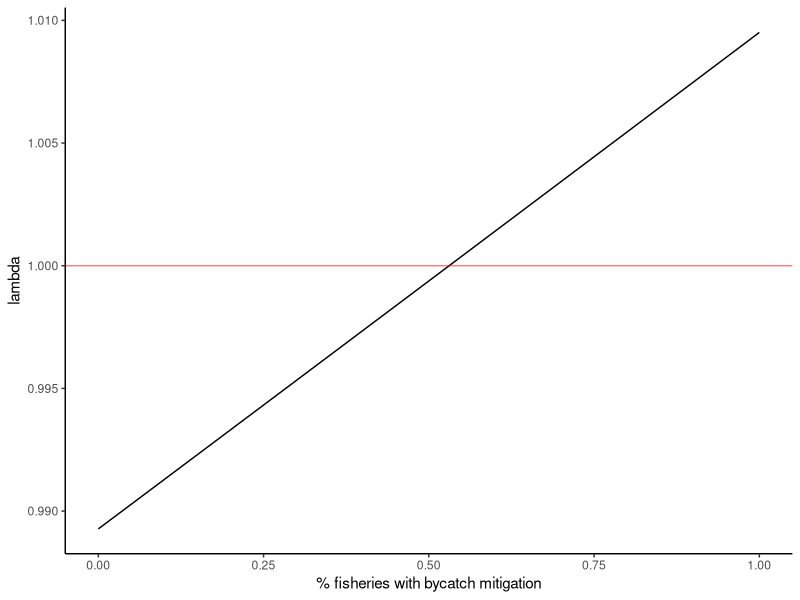
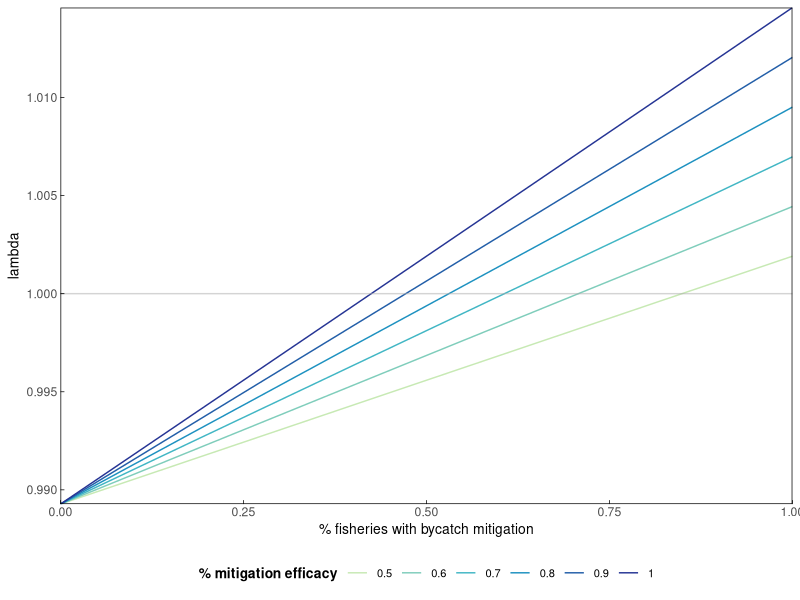
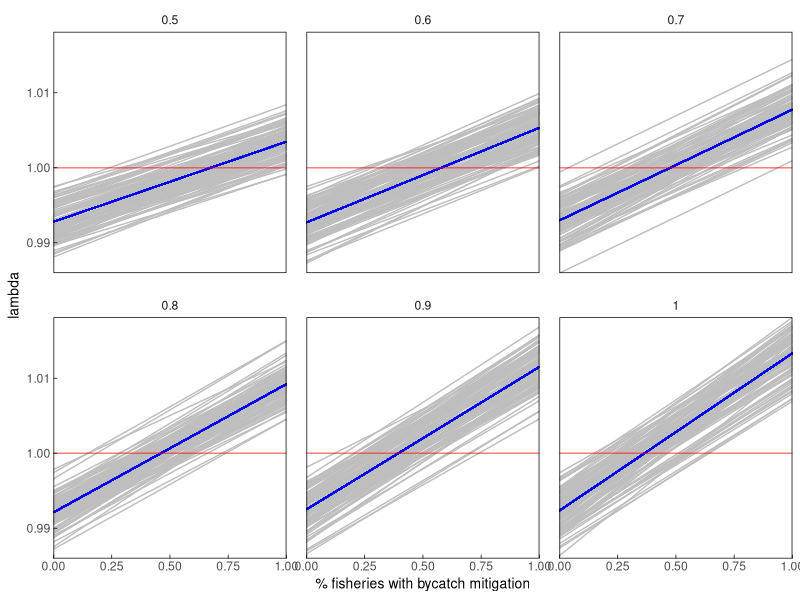

The R script that drew these images, in order:
## ---- chunk 1
library(here)
library(tidyverse)
library(RColorBrewer)

#set up various plotting themes
themeo <-theme_classic()+
  theme(strip.background = element_blank(),
        panel.grid.major = element_line(colour = "transparent"), 
        panel.grid.minor = element_line(colour = "transparent"),
        axis.line = element_blank(),
        axis.title = element_text(color = "black", size = 10),
          axis.ticks.length=unit(-0.1, "cm"),
        axis.ticks = element_line(color = "black", size = .25),
        axis.ticks.x = element_line(color = "black"),
        axis.ticks.y = element_line(color = "black"),
        panel.border = element_rect(colour = "black", fill=NA, size=.5),
        panel.spacing = unit(1, "lines"),
        legend.position = "bottom",
        legend.title = element_text(colour = "black", size = 10, face = "bold"),
        legend.text = element_text(color = "black", size =8)) #default legend position
## ---- chunk 2
#survival rates - drawn from Weimerskirch 1998
s_c <- 0.64 #chick+ fledgling survival year 0-1
s_cc <- 0.7244736
s_j <- 0.85 #juvenile survival year 1-3
s_i <- 0.92 #immature survival year 3-7
s_s <- 0.94 #subadult survival year 7-10
s_a <- 0.94 #adult survival year 10+
#males show senescence but femailes don't, so not including it here, though perhaps I should since it impacts breeding success?

#fecundity building blocks
#breeding success - drawn from Weimerskirch 1998 &Rackete 2021
bs_a <- 0.76 #adult breeding success

#breeding probability (biennial breeders) - adult rate drawn from Rackete 2021, subadult downscaled slightly from that
bp_a <- 0.45 #adult breeding probablity (biennial breeding, most breeding by age 10)

c <- 0.5# # of female chicks per year

#fecundity 
f_a <- bs_a*bp_a*c
## ---- chunk 3
#set up age-based matrix based on vital rates
#Age classes (years)  0-1            1-2    2-3    3-4    4-5    5-6    6-7    7-8        8-9        9-10       10+        
m <- matrix(data = c( 0,             0,    0,      0,     0,     0,     0,     0,         0,         0,        s_a*f_a, #0-1
                      s_cc*(s_a^2),  0,    0,      0,     0,     0,     0,     0,         0,         0,         0,       #1-2
                      0,             s_j,  0,      0,     0,     0,     0,     0,         0,         0,         0,       #2-3
                      0,             0,    s_j,    0,     0,     0,     0,     0,         0,         0,         0,       #3-4
                      0,             0,    0,      s_i,   0,     0,     0,     0,         0,         0,         0,       #4-5
                      0,             0,    0,      0,     s_i,   0,     0,     0,         0,         0,         0,       #5-6
                      0,             0,    0,      0,     0,     s_i,   0,     0,         0,         0,         0,       #6-7
                      0,             0,    0,      0,     0,     0,     s_i,   0,         0,         0,         0,       #7-8
                      0,             0,    0,      0,     0,     0,     0,     s_s,       0,         0,         0,       #8-9
                      0,             0,    0,      0,     0,     0,     0,     0,         s_s,       0,         0,       #9-10
                      0,             0,    0,      0,     0,     0,     0,     0,         0,         s_s,       s_a),    #10+
                   nrow = 11, byrow = TRUE) 
m
## ---- chunk 4
#deterministic growth rate (lambda)
#extract eigenvalues and lambda from the matrix 
m_eig <- eigen(m)
lambda <- as.numeric(m_eig$values[1])
lambda # this matches the ideal population growth rate in the table

#Stable state distribution
#extract and scale the right eigenvector 
SSD <- round(as.numeric(m_eig$vectors[,1]/sum(m_eig$vectors[,1])),3)
SSD

#extract reproductive values
RV <- as.numeric(eigen(t(m))$vectors[,1]/eigen(t(m))$vectors[1,1])
RV
## ---- chunk 5
#bycatch mortality rates
# ~25 - 35% of mortality has been attributed to bycatch (Cleeland et al 2021), 
# so I calculated the baseline mortality and divided by 4 (testing 33% now - /3)
m_j <- (1-s_j)/3
m_i <- (1-s_i)/3
m_s <- (1-s_s)/3
m_a <- (1-s_a)/3

mitigation_eff <- 0.8
## ---- chunk 6
bycatch_reductions <- data.frame(reduction = seq(0, 1, by =0.01),
                        lambda = NA)

for(i in 1:nrow(bycatch_reductions)){
  
  n_s_j <- 1-((m_j*(1-(mitigation_eff*bycatch_reductions$reduction[i])))+(m_j*2))
  n_s_i <- 1-((m_i*(1-(mitigation_eff*bycatch_reductions$reduction[i])))+(m_i*2))
  n_s_s <- 1-((m_s*(1-(mitigation_eff*bycatch_reductions$reduction[i])))+(m_s*2))
  n_s_a <- 1-((m_a*(1-(mitigation_eff*bycatch_reductions$reduction[i])))+(m_s*2))
  
  #Age classes (years)    0-1            1-2     2-3     3-4     4-5    5-6    6-7    7-8          8-9          9-10         10+        
  n_m <- matrix(data = c( 0,             0,      0,      0,      0,     0,     0,     0,           0,           0,           n_s_a*f_a, #0-1
                         s_cc*(n_s_a^2), 0,      0,      0,      0,     0,     0,     0,           0,           0,           0,         #1-2
                          0,             n_s_j,  0,      0,      0,     0,     0,     0,           0,           0,           0,         #2-3
                          0,             0,      n_s_j,  0,      0,     0,     0,     0,           0,           0,           0,         #3-4
                          0,             0,      0,      n_s_i,  0,     0,     0,     0,           0,           0,           0,         #4-5
                          0,             0,      0,      0,      n_s_i, 0,     0,     0,           0,           0,           0,         #5-6
                          0,             0,      0,      0,      0,     n_s_i, 0,     0,           0,           0,           0,         #6-7
                          0,             0,      0,      0,      0,     0,     n_s_i, 0,           0,           0,           0,         #7-8
                          0,             0,      0,      0,      0,     0,     0,     n_s_s,       0,           0,           0,         #8-9
                          0,             0,      0,      0,      0,     0,     0,     0,           n_s_s,       0,           0,         #9-10
                          0,             0,      0,      0,      0,     0,     0,     0,           0,           n_s_s,       n_s_a),    #10+
                   nrow = 11, byrow = TRUE) 
  
  
  #extract eigenvalues and lambda from the matrix 
  n_m_eig <- eigen(n_m)
  lambda_n <- as.numeric(n_m_eig$values[1])
  bycatch_reductions$lambda[i] <- lambda_n # this matches the ideal population growth rate in the table

}
## ---- chunk 7
ggplot(bycatch_reductions)+
  geom_line(aes(x=reduction, y=as.numeric(lambda)))+
  geom_hline(aes(yintercept = 1), color = "red", alpha =0.5)+ 
  # geom_vline(aes(xintercept = 0.66), color = "red", alpha =0.5)+
  #  geom_vline(aes(xintercept = 0.33), color = "red", alpha =0.5)+
  labs(x="% fisheries with bycatch mitigation", y="lambda")+
  theme_classic()
## ---- chunk 8
bycatch_reductions2 <- seq(0, 1, by =0.01)
# mitigation_eff_range <- seq(0.45,0.95, by  = 0.01)
mitigation_eff_range <- seq(0.5,1, by  = 0.1)
output <- matrix(nrow = length(bycatch_reductions2), ncol = length(mitigation_eff_range)) %>% as.data.frame() 

for(k in 1:length(mitigation_eff_range)){
  mit_eff <- mitigation_eff_range[k]
  
  for(i in 1:length(bycatch_reductions2)){
  
  n_s_j <- 1-((m_j*(1-(mit_eff*bycatch_reductions2[i])))+(m_j*2))
  n_s_i <- 1-((m_i*(1-(mit_eff*bycatch_reductions2[i])))+(m_i*2))
  n_s_s <- 1-((m_s*(1-(mit_eff*bycatch_reductions2[i])))+(m_s*2))
  n_s_a <- 1-((m_a*(1-(mit_eff*bycatch_reductions2[i])))+(m_s*2))
  
   #Age classes (years)   0-1            1-2     2-3     3-4     4-5    5-6    6-7    7-8          8-9          9-10         10+        
  n_m <- matrix(data = c( 0,             0,      0,      0,      0,     0,     0,     0,           0,           0,           n_s_a*f_a, #0-1
                         s_cc*(n_s_a^2), 0,      0,      0,      0,     0,     0,     0,           0,           0,           0,         #1-2
                          0,             n_s_j,  0,      0,      0,     0,     0,     0,           0,           0,           0,         #2-3
                          0,             0,      n_s_j,  0,      0,     0,     0,     0,           0,           0,           0,         #3-4
                          0,             0,      0,      n_s_i,  0,     0,     0,     0,           0,           0,           0,         #4-5
                          0,             0,      0,      0,      n_s_i, 0,     0,     0,           0,           0,           0,         #5-6
                          0,             0,      0,      0,      0,     n_s_i, 0,     0,           0,           0,           0,         #6-7
                          0,             0,      0,      0,      0,     0,     n_s_i, 0,           0,           0,           0,         #7-8
                          0,             0,      0,      0,      0,     0,     0,     n_s_s,       0,           0,           0,         #8-9
                          0,             0,      0,      0,      0,     0,     0,     0,           n_s_s,       0,           0,         #9-10
                          0,             0,      0,      0,      0,     0,     0,     0,           0,           n_s_s,       n_s_a),    #10+
                   nrow = 11, byrow = TRUE) 
  
  #extract eigenvalues and lambda from the matrix 
  n_m_eig <- eigen(n_m)
  lambda_n <- as.numeric(n_m_eig$values[1])
  output[i,k] <- lambda_n # this matches the ideal population growth rate in the table

}
}

## ---- chunk 9

# oldnames = c("V1","V2","V3","V4" ,"V5" , "V6" , "V7"  ,"V8" , "V9" , "V10", "V11" ,"V12", "V13" ,"V14" ,"V15" ,"V16" ,"V17" ,"V18" ,"V19" ,"V20" ,"V21" ,"V22" ,"V23", "V24" ,"V25", "V26" ,"V27" ,"V28" ,"V29", "V30" ,"V31" ,"V32", "V33", "V34", "V35" ,"V36", "V37", "V38", "V39" ,"V40" ,"V41" ,"V42" ,"V43", "V44" ,"V45" ,"V46" ,"V47" ,"V48", "V49", "V50" ,"V51")
# newnames = c("0.45", "0.46", "0.47", "0.48", "0.49", "0.50", "0.51" ,"0.52" ,"0.53" ,"0.54" ,"0.55", "0.56" ,"0.57" ,"0.58" ,"0.59" ,"0.60" ,"0.61", "0.62", "0.63" ,"0.64" ,"0.65" ,"0.66" ,"0.67" ,"0.68" ,"0.69" ,"0.70", "0.71" ,"0.72", "0.73", "0.74", "0.75" ,"0.76" ,"0.77" ,"0.78" ,"0.79", "0.80" ,"0.81" ,"0.82" ,"0.83" ,"0.84", "0.85", "0.86", "0.87", "0.88" ,"0.89", "0.90", "0.91" ,"0.92", "0.93", "0.94" ,"0.95")

oldnames = c("V1","V2","V3","V4" ,"V5", "V6")
newnames = c("0.5", "0.6", "0.7", "0.8", "0.9", "1")

output<- output %>% 
  rename_with(~ newnames[which(oldnames == .x)], .cols = oldnames)

output$bycatch_reductions <- bycatch_reductions2

output_l <- output %>% 
  pivot_longer(cols = !bycatch_reductions,names_to = "mit_eff", values_to = "lambda")

output_l$mit_eff <- as.numeric(output_l$mit_eff)
## ---- chunk 10
ggplot(output_l)+
  geom_line(aes(x=bycatch_reductions, y=lambda, group = factor(mit_eff), color = factor(mit_eff)))+
   geom_hline(aes(yintercept = 1), color = "darkgrey", alpha =0.5)+ 
  # geom_vline(aes(xintercept = 0.66), color = "red", alpha =0.5)+
  #  geom_vline(aes(xintercept = 0.33), color = "red", alpha =0.5)+
  labs(x="% fisheries with bycatch mitigation", y="lambda", color = "% mitigation efficacy")+
  themeo+
  guides(colour = guide_legend(nrow = 1))+
  coord_cartesian(expand=FALSE)+
  scale_color_manual(values=c("#c7e9b4", "#7fcdbb", "#41b6c4", "#1d91c0", "#225ea8", "#253494"))
## ---- chunk 11

#set mean, CI for each vital rate, use these to pull VR rates within beta distribution
#s_c2
s_c2mean <-0.64
s_c2upper_CI <- 0.65
s_c2lower_CI <- 0.63
  
s_c2SE <- (s_c2upper_CI - s_c2lower_CI) / 3.92

s_c2var <- s_c2SE^2

s_c2alpha = s_c2mean * ((1 - s_c2mean) / s_c2var - 1 / s_c2mean)
s_c2beta = (1 - s_c2mean) * ((1 -s_c2mean) /s_c2var - 1 / (1 - s_c2mean))

#s_j2
s_j2mean <-0.825
s_j2upper_CI <- 0.85
s_j2lower_CI <- 0.8
  
s_j2SE <- (s_j2upper_CI - s_j2lower_CI) / 3.92

s_j2var <- s_j2SE^2

s_j2alpha = s_j2mean * ((1 - s_j2mean) / s_j2var - 1 / s_j2mean)
s_j2beta = (1 - s_j2mean) * ((1 -s_j2mean) /s_j2var - 1 / (1 - s_j2mean))

# s_i2
 s_i2mean <-0.925
 s_i2upper_CI <- 0.94
 s_i2lower_CI <- 0.91
  
 s_i2SE <- ( s_i2upper_CI -  s_i2lower_CI) / 3.92

 s_i2var <-  s_i2SE^2

 s_i2alpha =  s_i2mean * ((1 -  s_i2mean) /  s_i2var - 1 /  s_i2mean)
 s_i2beta = (1 -  s_i2mean) * ((1 - s_i2mean) / s_i2var - 1 / (1 -  s_i2mean))
 
# s_s2
 s_s2mean <-0.944
 s_s2upper_CI <- 0.95
 s_s2lower_CI <- 0.94
  
 s_s2SE <- ( s_s2upper_CI -  s_s2lower_CI) / 3.92

 s_s2var <-  s_s2SE^2

 s_s2alpha =  s_s2mean * ((1 -  s_s2mean) /  s_s2var - 1 /  s_s2mean)
 s_s2beta = (1 -  s_s2mean) * ((1 - s_s2mean) / s_s2var - 1 / (1 -  s_s2mean))
 
 # s_a2
 s_a2mean <-0.945
 s_a2upper_CI <- 0.95
 s_a2lower_CI <- 0.94
  
 s_a2SE <- ( s_a2upper_CI -  s_a2lower_CI) / 3.92

 s_a2var <-  s_a2SE^2

 s_a2alpha =  s_a2mean * ((1 -  s_a2mean) /  s_a2var - 1 /  s_a2mean)
 s_a2beta = (1 -  s_a2mean) * ((1 - s_a2mean) / s_a2var - 1 / (1 -  s_a2mean))

 
  # bs_a2
 bs_a2mean <-0.74
 bs_a2upper_CI <- 0.8
 bs_a2lower_CI <- 0.68
  
 bs_a2SE <- ( bs_a2upper_CI -  bs_a2lower_CI) / 3.92

 bs_a2var <-  bs_a2SE^2

 bs_a2alpha =  bs_a2mean * ((1 -  bs_a2mean) /  bs_a2var - 1 /  bs_a2mean)
 bs_a2beta = (1 -  bs_a2mean) * ((1 - bs_a2mean) / bs_a2var - 1 / (1 -  bs_a2mean))
 
 
   # bp_a2
 bp_a2mean <-0.55
 bp_a2upper_CI <- 0.7
 bp_a2lower_CI <- 0.4
  
 bp_a2SE <- ( bp_a2upper_CI -  bp_a2lower_CI) / 3.92

 bp_a2var <-  bp_a2SE^2

 bp_a2alpha =  bp_a2mean * ((1 -  bp_a2mean) /  bp_a2var - 1 /  bp_a2mean)
 bp_a2beta = (1 -  bp_a2mean) * ((1 - bp_a2mean) / bp_a2var - 1 / (1 -  bp_a2mean))
## ---- chunk 12
 
 #full_output = matrix(nrow = length(bycatch_reductions2)*length(mitigation_eff_range), ncol = length(sims)) %>% as.data.frame() 
full_output <- vector("list", 6)
bycatch_reductions2 <- seq(0, 1, by =0.01)
mitigation_eff_range <- seq(0.5,1, by  = 0.1)
sims = 1:100



for(k in 1:length(mitigation_eff_range)){
  mit_eff <- mitigation_eff_range[k]
  
  output2 <- matrix(nrow = length(bycatch_reductions2), ncol = length(sims)) %>% as.data.frame() 
  
for(j in 1:length(sims)){
    
    s_c2 <- random_values <- rbeta(n = 1, shape1 = s_c2alpha, shape2 = s_c2beta) #chick+ fledgling survival year 0-1 - 0.64 
    s_j2 <- random_values <- rbeta(n = 1, shape1 = s_j2alpha, shape2 = s_j2beta)#juvenile survival year 1-3 -  0.8 
    s_i2 <- random_values <- rbeta(n = 1, shape1 = s_i2alpha, shape2 = s_i2beta) #immature survival year 3-7 -  0.92
    s_s2 <- random_values <- rbeta(n = 1, shape1 = s_s2alpha, shape2 = s_s2beta) #subadult survival year 7-10 - 0.94
    s_a2 <- random_values <- rbeta(n = 1, shape1 = s_a2alpha, shape2 = s_a2beta) #adult survival year 10+ - 0.94

    bs_a2 <- random_values <- rbeta(n = 1, shape1 = bs_a2alpha, shape2 = bs_a2beta) #adult breeding success - 0.8 
    bp_a2 <- random_values <- rbeta(n = 1, shape1 = bp_a2alpha, shape2 = bp_a2beta)  #adult breeding probablity (biennial breeding, most breeding by age 10) - 0.45
    c2 <- 0.5# # of female chicks per year
    f_a2 <- bs_a*bp_a*c #fecundity
  
    w2 <- sample(seq(0.4,0.5, by =0.01), size=1, replace = TRUE)
    w42 <- 1
    
    which1 <- as.numeric(sample(c(3,4), size=1, replace = TRUE))  #select whether to partition mortality into 3 sections (33% = bycatch) or 4 (25%=bycatch)
    m_j2 <- (1-s_j2)/which1 # divide total mortality by 3 or 4 to get bycatch mortality
    o_m_j2 <- m_j2*(which1-1) #multiply bycatch by 1-(3 or 4) to get non-bycatch mortality

    which2 <- as.numeric(sample(c(3,4), size=1, replace = TRUE))
    m_i2 <- (1-s_i2)/which2
    o_m_i2 <- m_i2*(which2-1)

    which3 <- as.numeric(sample(c(3,4), size=1, replace = TRUE))
    m_s2 <- (1-s_s2)/which3
    o_m_s2 <- m_s2*(which3-1)

    which4 <- as.numeric(sample(c(3,4), size=1, replace = TRUE))
    m_a2 <- (1-s_a2)/which4
    o_m_a2 <- m_a2*(which4-1)
    
    
for(i in 1:length(bycatch_reductions2)){
  
  #calculate new survival rates = 1-(bycatch mortality*(1-efficacy of intervention action * proportion of fishery implementing intervention actions))+mortality remainder)
  n_s_j2 <- 1-((m_j2*(1-(mit_eff*bycatch_reductions2[i])))+(o_m_j2))
  n_s_i2 <- 1-((m_i2*(1-(mit_eff*bycatch_reductions2[i])))+(o_m_i2))
  n_s_s2 <- 1-((m_s2*(1-(mit_eff*bycatch_reductions2[i])))+(o_m_s2))
  n_s_a2 <- 1-((m_a2*(1-(mit_eff*bycatch_reductions2[i])))+(o_m_a2))
  
  #Age classes (years)     0-1              1-2     2-3     3-4     4-5    5-6    6-7    7-8          8-9          9-10         10+        
  n_m2 <- matrix(data = c( 0,               0,      0,      0,      0,     0,     0,     0,           0,           0,           n_s_a2*f_a, #0-1
                           s_cc*(n_s_a2^2), 0,      0,      0,      0,     0,     0,     0,           0,           0,           0,         #1-2
                           0,               n_s_j2, 0,      0,      0,     0,     0,     0,           0,           0,           0,         #2-3
                           0,               0,      n_s_j2, 0,      0,     0,     0,     0,           0,           0,           0,         #3-4
                           0,               0,      0,      n_s_i2, 0,     0,     0,     0,           0,           0,           0,         #4-5
                           0,               0,      0,      0,      n_s_i2,0,     0,     0,           0,           0,           0,         #5-6
                           0,               0,      0,      0,      0,     n_s_i2,0,     0,           0,           0,           0,         #6-7
                           0,               0,      0,      0,      0,     0,     n_s_i2,0,           0,           0,           0,         #7-8
                           0,               0,      0,      0,      0,     0,     0,     n_s_s2,      0,           0,           0,         #8-9
                           0,               0,      0,      0,      0,     0,     0,     0,           n_s_s2,      0,           0,         #9-10
                           0,               0,      0,      0,      0,     0,     0,     0,           0,           n_s_s2,      n_s_a2),    #10+
                   nrow = 11, byrow = TRUE) 
  
  #extract eigenvalues and lambda from the matrix 
  n_m_eig2 <- eigen(n_m2)
  lambda_n2 <- as.numeric(n_m_eig2$values[1])
  output2[i,j] <- lambda_n2 # this matches the ideal population growth rate in the table
  output2 <- as.data.frame(output2)
  output2$mitigation_efficacy <- mit_eff
  output2$bycatch_reduction <- bycatch_reductions2
    
 full_output[[k]] <- output2

}
}
}

full_output[[1]]

# sim_results <- full_output[[1]]
# sim_results$quantile5 <-  apply(sim_results[1:100], 1, quantile, (probs =c(0.05)))
# sim_results$quantile95 <-  apply(sim_results[1:100], 1, quantile, (probs =c(0.95)))
## ---- chunk 13
mitigation_eff_range #0.5 0.6 0.7 0.8 0.9 1.0

mit05_l <- full_output[[1]] %>% 
  pivot_longer(cols = starts_with("V"), names_to = "simrun", values_to = "lambda")
mit06_l <- full_output[[2]] %>% 
  pivot_longer(cols = starts_with("V"), names_to = "simrun", values_to = "lambda")
mit07_l <- full_output[[3]] %>% 
  pivot_longer(cols = starts_with("V"), names_to = "simrun", values_to = "lambda")
mit08_l <- full_output[[4]] %>% 
  pivot_longer(cols = starts_with("V"), names_to = "simrun", values_to = "lambda")
mit09_l <- full_output[[5]] %>% 
  pivot_longer(cols = starts_with("V"), names_to = "simrun", values_to = "lambda")
mit1_l <- full_output[[6]] %>% 
  pivot_longer(cols = starts_with("V"), names_to = "simrun", values_to = "lambda")

fulldat <- rbind(mit05_l,mit06_l,mit07_l,mit08_l,mit09_l,mit1_l)
fulldat$mitsim <- paste(fulldat$mitigation_efficacy, fulldat$simrun)

mit05 <- full_output[[1]] 
mit06 <- full_output[[2]] 
mit07 <- full_output[[3]] 
mit08 <- full_output[[4]] 
mit09 <- full_output[[5]] 
mit1 <- full_output[[6]] 

full_dat_w <- rbind(mit05,mit06,mit07,mit08,mit09,mit1)
full_dat_w$quantile5 <-  apply(full_dat_w[1:100], 1, quantile, (probs =c(0.05)))
full_dat_w$quantile95 <-  apply(full_dat_w[1:100], 1, quantile, (probs =c(0.95)))
full_dat_w$mitsim <- paste(full_dat_w$mitigation_efficacy, full_dat_w$simrun)

## ---- chunk 14

output_l$mitigation_efficacy <- output_l$mit_eff
fulldat <- fulldat %>% group_by(mitigation_efficacy, bycatch_reduction) %>% mutate(mean_lambda = mean(lambda)) %>% ungroup()

ggplot(fulldat)+
  geom_line(aes(x=bycatch_reduction, y=lambda, group = simrun), color = "grey")+
    geom_line(aes(x=bycatch_reduction, y=mean_lambda, group = simrun), color = "blue")+
  #geom_line(data = output_l, aes(x=bycatch_reductions, y=lambda))+
   geom_hline(aes(yintercept = 1), color = "red", alpha =0.5)+ 
  # geom_vline(aes(xintercept = 0.66), color = "red", alpha =0.5)+
  #  geom_vline(aes(xintercept = 0.33), color = "red", alpha =0.5)+
  labs(x="% fisheries with bycatch mitigation", y="lambda")+
  facet_wrap(~mitigation_efficacy)+
  themeo+
  coord_cartesian(expand=FALSE)


## ---- chunk 15
fig2_nowidowing <- ggplot(full_dat_w)+
  geom_line(aes(x=bycatch_reduction, y=quantile5), color = "grey")+
   geom_line(aes(x=bycatch_reduction, y=quantile95), color = "grey")+
     geom_ribbon(aes(x=bycatch_reduction, ymin=quantile5, ymax=quantile95), color = "lightgrey", alpha =0.25)+
   geom_line(data = fulldat, aes(x=bycatch_reduction, y=mean_lambda, group = simrun), color = "blue")+
   # geom_line(data = output_l, aes(x=bycatch_reductions, y=lambda))+
   geom_hline(aes(yintercept = 1), color = "red", alpha =0.5)+ 
  # geom_vline(aes(xintercept = 0.66), color = "red", alpha =0.5)+
  #  geom_vline(aes(xintercept = 0.33), color = "red", alpha =0.5)+
  labs(x="% fisheries with bycatch mitigation", y="lambda")+
  facet_wrap(~mitigation_efficacy)+
  themeo+
  coord_cartesian(expand=FALSE)


 # ggsave(fig2_nowidowing, path ="/Users/sarahbecker/Dropbox/CU_ENVS/Classes/Spring2022/ENVS_5100_QuantConsBiol/project/w_albatross_demo_wd",   file="fig2_nowidowing.png")
## ---- chunk 16
fig2_nowidowingb <- ggplot(full_dat_w)+
  geom_line(aes(x=bycatch_reduction, y=quantile5), color = "grey")+
   geom_line(aes(x=bycatch_reduction, y=quantile95), color = "grey")+
     geom_ribbon(aes(x=bycatch_reduction, ymin=quantile5, ymax=quantile95,color = factor(mitigation_efficacy),fill  = factor(mitigation_efficacy)), alpha =0.25)+
  geom_line(data = fulldat, aes(x=bycatch_reduction, y=mean_lambda, group = simrun), color = "blue")+
   # geom_line(data = output_l, aes(x=bycatch_reductions, y=lambda))+
   geom_hline(aes(yintercept = 1), color = "#525252", alpha =0.5)+ 
  # geom_vline(aes(xintercept = 0.66), color = "red", alpha =0.5)+
  #  geom_vline(aes(xintercept = 0.33), color = "red", alpha =0.5)+
  labs(x="% fisheries with bycatch mitigation", y="lambda", fill = "mitigation efficacy", color = "mitigation efficacy")+
   geom_vline(aes(xintercept = 0.66), color = "#a50f15", alpha =0.5)+
    # geom_vline(aes(xintercept = 0.6), color = "#a50f15", alpha =0.25)+
    # geom_vline(aes(xintercept = 0.72), color = "#a50f15", alpha =0.25)+
  facet_wrap(~mitigation_efficacy, nrow =1)+
  themeo+
  guides(colour = guide_legend(nrow = 1))+
  coord_cartesian(expand=FALSE)+
  scale_x_continuous(breaks = c(0, 0.25, 0.5, 0.75, 1), labels=(c("0", "0.25", "0.5", "0.75", "1")))+
  scale_color_manual(values=c("#c7e9b4", "#7fcdbb", "#41b6c4", "#1d91c0", "#225ea8", "#253494"))+
  scale_fill_manual(values=c("#c7e9b4", "#7fcdbb", "#41b6c4", "#1d91c0", "#225ea8", "#253494"))

# ggsave(fig2_nowidowingb, path ="/Users/sarahbecker/Dropbox/CU_ENVS/Classes/Spring2022/ENVS_5100_QuantConsBiol/project/w_albatross_demo_wd",  file="fig2_nowidowingb.png", width = 14, height = 3.5, units = "in")
## ---- chunk 17
 fig2_nowidowingc <- ggplot(full_dat_w)+
  geom_line(aes(x=bycatch_reduction, y=quantile5), color = "grey")+
   geom_line(aes(x=bycatch_reduction, y=quantile95), color = "grey")+
     geom_ribbon(aes(x=bycatch_reduction, ymin=quantile5, ymax=quantile95,color = factor(mitigation_efficacy),fill  = factor(mitigation_efficacy)), alpha =0.25)+
    #geom_line(data = output_l, aes(x=bycatch_reductions, y=lambda))+
    geom_line(data = fulldat, aes(x=bycatch_reduction, y=mean_lambda, group = simrun), color = "blue")+
   geom_hline(aes(yintercept = 1), color = "#525252", alpha =0.5)+ 
  # geom_vline(aes(xintercept = 0.66), color = "red", alpha =0.5)+
  #  geom_vline(aes(xintercept = 0.33), color = "red", alpha =0.5)+
  labs(x="% fisheries with bycatch mitigation", y="lambda")+
  facet_wrap(~mitigation_efficacy, nrow = 1)+
  themeo+
  guides(colour = guide_legend(nrow = 1))+
  coord_cartesian(expand=FALSE)+
  scale_color_manual(values=c("#c7e9b4", "#7fcdbb", "#41b6c4", "#1d91c0", "#225ea8", "#253494"))+
  scale_fill_manual(values=c("#c7e9b4", "#7fcdbb", "#41b6c4", "#1d91c0", "#225ea8", "#253494"))

# ggsave(fig2_nowidowingc, path ="/Users/sarahbecker/Dropbox/CU_ENVS/Classes/Spring2022/ENVS_5100_QuantConsBiol/project/w_albatross_demo_wd", file="fig2_nowidowingc.png",width = 14, height = 3.5, units = "in")
## ---- chunk 18
 
  fig2_nowidowingd <- ggplot(full_dat_w)+
  geom_line(aes(x=bycatch_reduction, y=quantile5), color = "grey")+
   geom_line(aes(x=bycatch_reduction, y=quantile95), color = "grey")+
     geom_ribbon(aes(x=bycatch_reduction, ymin=quantile5, ymax=quantile95,color = factor(mitigation_efficacy),fill  = factor(mitigation_efficacy)), alpha =0.25)+
  #  geom_line(data = output_l, aes(x=bycatch_reductions, y=lambda))+
      geom_line(data = fulldat, aes(x=bycatch_reduction, y=mean_lambda, group = simrun), color = "blue")+
   geom_hline(aes(yintercept = 1), color = "#525252", alpha =0.5)+ 
  # geom_vline(aes(xintercept = 0.66), color = "red", alpha =0.5)+
  #  geom_vline(aes(xintercept = 0.33), color = "red", alpha =0.5)+
  labs(x="% fisheries with bycatch mitigation", y="lambda", color = "mitigation efficacy")+
    geom_vline(aes(xintercept = 0.33), color = "#a50f15", alpha =0.5)+
  facet_wrap(~mitigation_efficacy, nrow = 1)+
  themeo+
  guides(colour = guide_legend(nrow = 1))+
  coord_cartesian(expand=FALSE)+
  scale_color_manual(values=c("#c7e9b4", "#7fcdbb", "#41b6c4", "#1d91c0", "#225ea8", "#253494"))+
  scale_fill_manual(values=c("#c7e9b4", "#7fcdbb", "#41b6c4", "#1d91c0", "#225ea8", "#253494"))

 #ggsave(fig2_nowidowingd, path ="/Users/sarahbecker/Dropbox/CU_ENVS/Classes/Spring2022/ENVS_5100_QuantConsBiol/project/w_albatross_demo_wd",   file="fig2_nowidowingd.png",width = 14, height = 3.5, units = "in")
## ---- chunk 19
fig1_nowidowing <- ggplot(full_dat_w)+
  #geom_line(aes(x=bycatch_reduction, y=lambda, group = mitsim), color = "grey", alpha =0.25)+
  #  geom_line(aes(x=bycatch_reduction, y=quantile5, group = mitsim, color = factor(mitigation_efficacy)), alpha =0.25)+
  # geom_line(aes(x=bycatch_reduction, y=quantile95, group = mitsim, color = factor(mitigation_efficacy)), alpha =0.25)+
   geom_ribbon(aes(x=bycatch_reduction, ymin=quantile5, ymax=quantile95, color = factor(mitigation_efficacy),fill  = factor(mitigation_efficacy)), alpha =0.25)+
  geom_line(data = bycatch_reductions, aes(x=reduction, y=as.numeric(lambda)))+
  geom_hline(aes(yintercept = 1), color = "#525252")+ 
  labs(x="% fisheries with bycatch mitigation", y="lambda", color = "mitigation efficacy", fill = "mitigation efficacy")+
  themeo+
  guides(colour = guide_legend(nrow = 1))+
  coord_cartesian(expand=FALSE)+
  scale_color_manual(values=c("#c7e9b4", "#7fcdbb", "#41b6c4", "#1d91c0", "#225ea8", "#253494"))+
  scale_fill_manual(values=c("#c7e9b4", "#7fcdbb", "#41b6c4", "#1d91c0", "#225ea8", "#253494"))


 #ggsave(fig1_nowidowing, path ="/Users/sarahbecker/Dropbox/CU_ENVS/Classes/Spring2022/ENVS_5100_QuantConsBiol/project/w_albatross_demo_wd",   file="fig1_nowidowing.png")

## ---- chunk 20
fig1_nowidowing_illegal <- ggplot(full_dat_w)+
  #geom_line(aes(x=bycatch_reduction, y=lambda, group = mitsim), color = "grey", alpha =0.25)+
  #  geom_line(aes(x=bycatch_reduction, y=quantile5, group = mitsim, color = factor(mitigation_efficacy)), alpha =0.25)+
  # geom_line(aes(x=bycatch_reduction, y=quantile95, group = mitsim, color = factor(mitigation_efficacy)), alpha =0.25)+
   geom_ribbon(aes(x=bycatch_reduction, ymin=quantile5, ymax=quantile95, color = factor(mitigation_efficacy),fill  = factor(mitigation_efficacy)), alpha =0.25)+
  geom_line(data = bycatch_reductions, aes(x=reduction, y=as.numeric(lambda)))+
  geom_hline(aes(yintercept = 1), color = "#525252")+ 
  geom_vline(aes(xintercept = 0.34), color = "#a50f15", alpha =0.5)+
    geom_vline(aes(xintercept = 0.28), color = "#a50f15", alpha =0.25)+
    geom_vline(aes(xintercept = 0.40), color = "#a50f15", alpha =0.25)+
   # geom_vline(aes(xintercept = 0.66), color = "#a50f15", alpha =0.5)+
   #  geom_vline(aes(xintercept = 0.6), color = "#a50f15", alpha =0.25)+
   #  geom_vline(aes(xintercept = 0.72), color = "#a50f15", alpha =0.25)+
  labs(x="% fisheries with bycatch mitigation", y="lambda", color = "mitigation efficacy", fill = "mitigation efficacy")+
  themeo+
  guides(colour = guide_legend(nrow = 1))+
  coord_cartesian(expand=FALSE)+
  scale_color_manual(values=c("#c7e9b4", "#7fcdbb", "#41b6c4", "#1d91c0", "#225ea8", "#253494"))+
  scale_fill_manual(values=c("#c7e9b4", "#7fcdbb", "#41b6c4", "#1d91c0", "#225ea8", "#253494"))

#ggsave(fig1_nowidowing_illegal, path ="/Users/sarahbecker/Dropbox/CU_ENVS/Classes/Spring2022/ENVS_5100_QuantConsBiol/project/w_albatross_demo_wd",  file="fig1_nowidowing_illegal.png")
## ---- chunk 21
fig1_nowidowing_legal <- ggplot(full_dat_w)+
  #geom_line(aes(x=bycatch_reduction, y=lambda, group = mitsim), color = "grey", alpha =0.25)+
  #  geom_line(aes(x=bycatch_reduction, y=quantile5, group = mitsim, color = factor(mitigation_efficacy)), alpha =0.25)+
  # geom_line(aes(x=bycatch_reduction, y=quantile95, group = mitsim, color = factor(mitigation_efficacy)), alpha =0.25)+
   geom_ribbon(aes(x=bycatch_reduction, ymin=quantile5, ymax=quantile95, color = factor(mitigation_efficacy),fill  = factor(mitigation_efficacy)), alpha =0.25)+
  geom_line(data = bycatch_reductions, aes(x=reduction, y=as.numeric(lambda)))+
  geom_hline(aes(yintercept = 1), color = "#525252")+ 
  # geom_vline(aes(xintercept = 0.34), color = "#a50f15", alpha =0.5)+
  #   geom_vline(aes(xintercept = 0.28), color = "#a50f15", alpha =0.25)+
  #   geom_vline(aes(xintercept = 0.40), color = "#a50f15", alpha =0.25)+
   geom_vline(aes(xintercept = 0.66), color = "#a50f15", alpha =0.5)+
    geom_vline(aes(xintercept = 0.6), color = "#a50f15", alpha =0.25)+
    geom_vline(aes(xintercept = 0.72), color = "#a50f15", alpha =0.25)+
  labs(x="% fisheries with bycatch mitigation", y="lambda", color = "mitigation efficacy", fill = "mitigation efficacy")+
  themeo+
  guides(colour = guide_legend(nrow = 1))+
  coord_cartesian(expand=FALSE)+
  scale_color_manual(values=c("#c7e9b4", "#7fcdbb", "#41b6c4", "#1d91c0", "#225ea8", "#253494"))+
  scale_fill_manual(values=c("#c7e9b4", "#7fcdbb", "#41b6c4", "#1d91c0", "#225ea8", "#253494"))


#ggsave(fig1_nowidowing_legal, path ="/Users/sarahbecker/Dropbox/CU_ENVS/Classes/Spring2022/ENVS_5100_QuantConsBiol/project/w_albatross_demo_wd",  file="fig1_nowidowing_legal.png")
